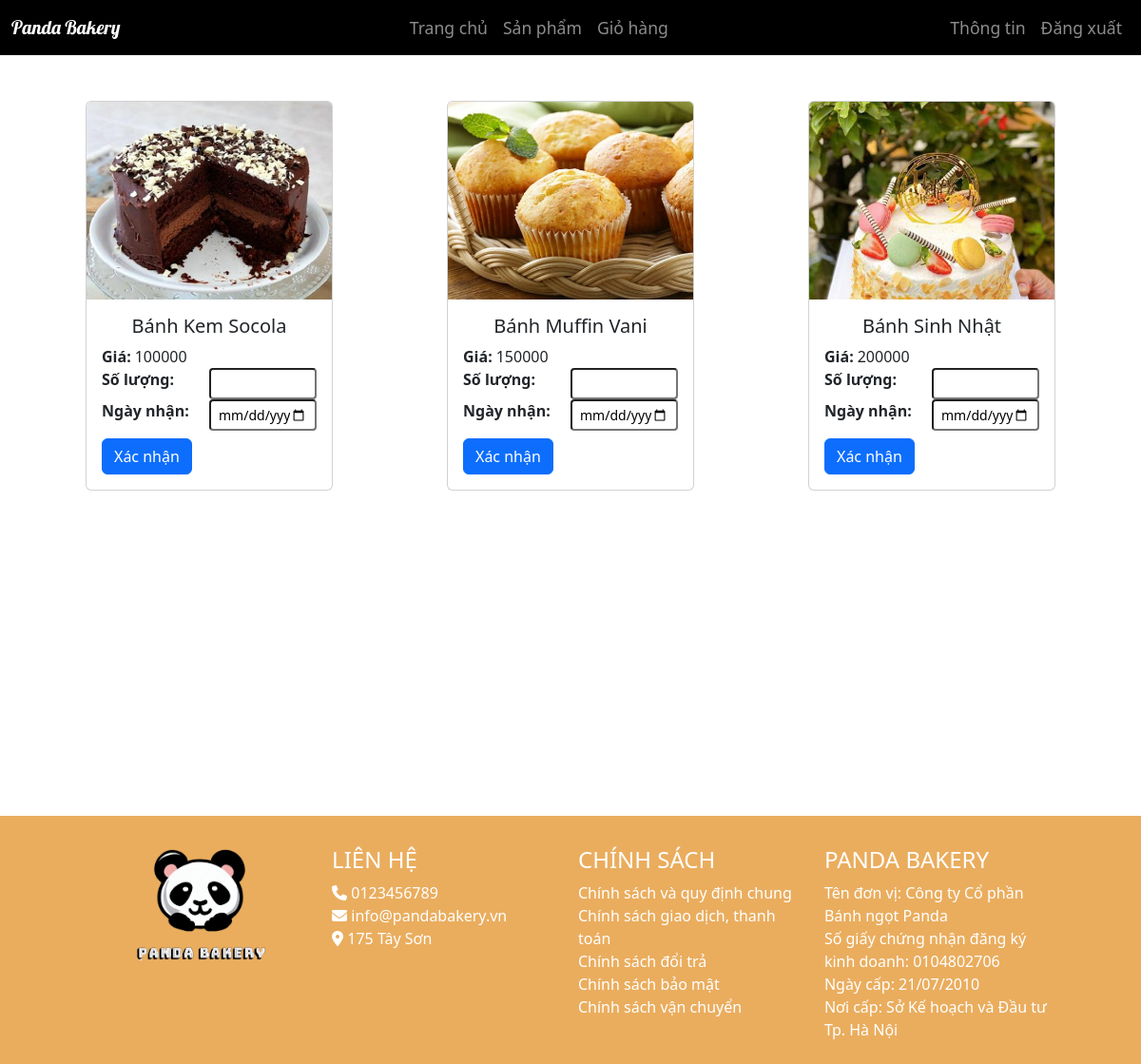
/products.php (signed in), run on the app's committed database.
### tables this page shows
CREATE TABLE `product` (
  `product_id` int(11) NOT NULL,
  `image` varchar(300) NOT NULL,
  `name` varchar(100) NOT NULL,
  `price` int(11) NOT NULL,
  `admin_id` int(11) NOT NULL
);

CREATE TABLE `shop` (
  `address_id` int(11) NOT NULL,
  `address` varchar(150) NOT NULL,
  `admin_id` int(11) NOT NULL
);

### products.php (the view, shortened to what this page needs)
<?php
include('assets/header.php');
?>
<div class="container min-vh-100 d-flex justify-content-center">
    <div class="row">
        <?php
        $sql = "SELECT * FROM product";
        $query = mysqli_query($con, $sql);
        if ($query) {
            while ($row = mysqli_fetch_assoc($query)) {
                if ($_SESSION['customer']) {
                    echo '
                <div class="col-lg-4 col-md-6 col-sm-12 col-xs-12">
                    <div class="card m-5">
                        <img src="./assets/images/products/' . $row['image'] . '" class="card-img-top" alt="Ảnh sản phẩm">
                        <div class="card-body">
                            <h5 class="card-title text-center">' . $row['name'] . '</h5>
                            <div class="d-flex justify-content-between">
                                <div class="d-flex align-items-center">
                                    <span class="fw-bold">Giá:</span>
                                    <span class="ms-1">' . $row['price'] . '</span>
                                </div>
                            </div>
                           <form method="post">
                                <div class="d-flex justify-content-between">
                                    <span class="fw-bold">Số lượng:</span>
                                    <input type="hidden" name="product_id" value=' . $row['product_id'] . '>
                                    <input type="hidden" name="price" value=' . $row['price'] . '>
                                    <input type="number" required name="amount" min=1 class="form-control-sm w-50">
                                </div>
                                <div class="d-flex justify-content-between">
                                    <span class="fw-bold">Ngày nhận:</span>
                                    <input type="date" required name="delivery_time" class="form-control-sm w-50">
                                </div>
                                <button type="submit" class="btn btn-primary mt-2" name="submit">Xác nhận</button>
                            </form>
                        </div>
                    </div>
                </div>';
                }
            }
        }
        ?>
    </div>
</div>
<?php
include('assets/footer.php');
?>

### assets/footer.php (shortened to what this page needs)
<footer class="bg-orange pt-4">
    <div id="contact" class="container-fluid d-flex justify-content-center align-items-center">
        <div class="row">
            <div class="p-2 col-lg-3 col-md-6 col-sm-12 col-xs-12">
                <img src="assets/images/logo.png" alt="logo" class="contact-logo">
            </div>
            <div class="p-2 col-lg-3 col-md-6 col-sm-12 col-xs-12">
                <h4 class="text-white">LIÊN HỆ</h4>
                <a href="tel:+84123456789" class="text-decoration-none text-white d-block"><i class="fa-solid fa-phone"></i> 0123456789</a>
                <a href="mailto:info@pandabakery.vn" class="text-decoration-none text-white d-block"><i class="fa-solid fa-envelope"></i> info@pandabakery.vn</a>
                <?php
                    $sql = "SELECT * FROM shop";
                    $query = mysqli_query($con, $sql);
                    while($row = mysqli_fetch_assoc($query)) { ?>
                        <span class="text-white d-block"><i class="fa-solid fa-location-dot"></i> <?php echo $row['address'] ?></span>
                    <?php } ?>
            </div>
            <div class="p-2 col-lg-3 col-md-6 col-sm-12 col-xs-12">
                <h4 class="text-white">CHÍNH SÁCH</h4>
                <a href="#" class="text-decoration-none text-white d-block">Chính sách và quy định chung</a>
                <a href="#" class="text-decoration-none text-white d-block">Chính sách giao dịch, thanh toán</a>
                <a href="#" class="text-decoration-none text-white d-block">Chính sách đổi trả</a>
                <a href="#" class="text-decoration-none text-white d-block">Chính sách bảo mật</a>
                <a href="#" class="text-decoration-none text-white d-block">Chính sách vận chuyển</a>
            </div>
            <div class="p-2 col-lg-3 col-md-6 col-sm-12 col-xs-12">
                <h4 class="text-white">PANDA BAKERY</h4>
                <p class="text-white">
                    Tên đơn vị: Công ty Cổ phần Bánh ngọt Panda <br>
                    Số giấy chứng nhận đăng ký kinh doanh: 0104802706 <br>
                    Ngày cấp: 21/07/2010 <br>
                    Nơi cấp: Sở Kế hoạch và Đầu tư Tp. Hà Nội
                </p>
            </div>
        </div>
    </div>
</footer>
</body>
</html>

### assets/style.css (style rules this page uses)
.bg-orange { background-color: rgb(234, 173, 94); }
.contact-logo { width: 140px; border-radius: 15px; object-fit: cover; object-position: center; display: block; margin-left: auto; margin-right: auto; }
.card-img-top { width: 100%; height: 13rem; object-fit: cover; object-position: center; }

### data on the page
product: image (picture), name "Bánh Kem Socola", price "100000"
product: image (picture), name "Bánh Muffin Vani", price "150000"
product: image (picture), name "Bánh Sinh Nhật", price "200000"
shop: address "175 Tây Sơn"
